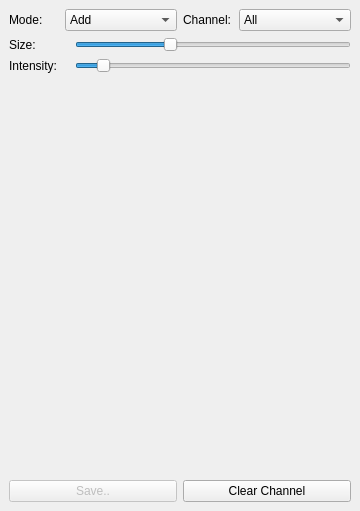
<?xml version="1.0" encoding="UTF-8"?>
<ui version="4.0">
 <class>TransferFunctionWidget</class>
 <widget class="QDockWidget" name="TransferFunctionWidget">
  <property name="geometry">
   <rect>
    <x>0</x>
    <y>0</y>
    <width>360</width>
    <height>511</height>
   </rect>
  </property>
  <property name="sizePolicy">
   <sizepolicy hsizetype="Minimum" vsizetype="Minimum">
    <horstretch>0</horstretch>
    <verstretch>0</verstretch>
   </sizepolicy>
  </property>
  <property name="minimumSize">
   <size>
    <width>340</width>
    <height>485</height>
   </size>
  </property>
  <property name="maximumSize">
   <size>
    <width>1024</width>
    <height>1024</height>
   </size>
  </property>
  <property name="mouseTracking">
   <bool>false</bool>
  </property>
  <property name="features">
   <set>QDockWidget::NoDockWidgetFeatures</set>
  </property>
  <property name="windowTitle">
   <string>TransferFunction</string>
  </property>
  <widget class="QWidget" name="dockWidgetContents">
   <layout class="QHBoxLayout" name="horizontalLayout_8">
    <item>
     <layout class="QVBoxLayout" name="verticalLayout">
      <item>
       <layout class="QHBoxLayout" name="horizontalLayout_7">
        <item>
         <layout class="QHBoxLayout" name="horizontalLayout_3">
          <item>
           <widget class="QLabel" name="modeLabel">
            <property name="maximumSize">
             <size>
              <width>50</width>
              <height>16777215</height>
             </size>
            </property>
            <property name="text">
             <string>Mode:</string>
            </property>
            <property name="alignment">
             <set>Qt::AlignLeading|Qt::AlignLeft|Qt::AlignVCenter</set>
            </property>
           </widget>
          </item>
          <item>
           <widget class="QComboBox" name="modeCombo">
            <item>
             <property name="text">
              <string>Add</string>
             </property>
            </item>
            <item>
             <property name="text">
              <string>Subtract</string>
             </property>
            </item>
           </widget>
          </item>
         </layout>
        </item>
        <item>
         <layout class="QHBoxLayout" name="horizontalLayout_2">
          <item>
           <widget class="QLabel" name="channelLabel">
            <property name="maximumSize">
             <size>
              <width>50</width>
              <height>16777215</height>
             </size>
            </property>
            <property name="text">
             <string>Channel:</string>
            </property>
            <property name="alignment">
             <set>Qt::AlignLeading|Qt::AlignLeft|Qt::AlignVCenter</set>
            </property>
           </widget>
          </item>
          <item>
           <widget class="QComboBox" name="channelCombo">
            <property name="currentIndex">
             <number>4</number>
            </property>
            <item>
             <property name="text">
              <string>Red</string>
             </property>
            </item>
            <item>
             <property name="text">
              <string>Green</string>
             </property>
            </item>
            <item>
             <property name="text">
              <string>Blue</string>
             </property>
            </item>
            <item>
             <property name="text">
              <string>Alpha</string>
             </property>
            </item>
            <item>
             <property name="text">
              <string>All</string>
             </property>
            </item>
           </widget>
          </item>
         </layout>
        </item>
       </layout>
      </item>
      <item>
       <layout class="QHBoxLayout" name="horizontalLayout_4">
        <item>
         <widget class="QLabel" name="brushSizeLabel">
          <property name="minimumSize">
           <size>
            <width>60</width>
            <height>0</height>
           </size>
          </property>
          <property name="text">
           <string>Size:</string>
          </property>
          <property name="alignment">
           <set>Qt::AlignLeading|Qt::AlignLeft|Qt::AlignVCenter</set>
          </property>
         </widget>
        </item>
        <item>
         <widget class="QSlider" name="brushSizeSlider">
          <property name="minimum">
           <number>10</number>
          </property>
          <property name="maximum">
           <number>512</number>
          </property>
          <property name="value">
           <number>180</number>
          </property>
          <property name="orientation">
           <enum>Qt::Horizontal</enum>
          </property>
         </widget>
        </item>
       </layout>
      </item>
      <item>
       <layout class="QHBoxLayout" name="horizontalLayout_5">
        <item>
         <widget class="QLabel" name="intensityLabel">
          <property name="minimumSize">
           <size>
            <width>60</width>
            <height>0</height>
           </size>
          </property>
          <property name="text">
           <string>Intensity:</string>
          </property>
          <property name="alignment">
           <set>Qt::AlignLeading|Qt::AlignLeft|Qt::AlignVCenter</set>
          </property>
         </widget>
        </item>
        <item>
         <widget class="QSlider" name="intensitySlider">
          <property name="minimum">
           <number>10</number>
          </property>
          <property name="maximum">
           <number>512</number>
          </property>
          <property name="value">
           <number>50</number>
          </property>
          <property name="orientation">
           <enum>Qt::Horizontal</enum>
          </property>
         </widget>
        </item>
       </layout>
      </item>
      <item>
       <widget class="TransferFunctionGLWidget" name="glDisplayWidget" native="true">
        <property name="sizePolicy">
         <sizepolicy hsizetype="Preferred" vsizetype="Expanding">
          <horstretch>0</horstretch>
          <verstretch>0</verstretch>
         </sizepolicy>
        </property>
        <property name="minimumSize">
         <size>
          <width>256</width>
          <height>256</height>
         </size>
        </property>
        <property name="maximumSize">
         <size>
          <width>1024</width>
          <height>1024</height>
         </size>
        </property>
        <property name="sizeIncrement">
         <size>
          <width>0</width>
          <height>0</height>
         </size>
        </property>
        <property name="cursor">
         <cursorShape>CrossCursor</cursorShape>
        </property>
        <property name="mouseTracking">
         <bool>true</bool>
        </property>
       </widget>
      </item>
      <item>
       <layout class="QHBoxLayout" name="horizontalLayout">
        <item>
         <widget class="QPushButton" name="saveButton">
          <property name="enabled">
           <bool>false</bool>
          </property>
          <property name="text">
           <string>Save..</string>
          </property>
         </widget>
        </item>
        <item>
         <widget class="QPushButton" name="clearChannelButton">
          <property name="text">
           <string>Clear Channel</string>
          </property>
         </widget>
        </item>
       </layout>
      </item>
     </layout>
    </item>
   </layout>
  </widget>
 </widget>
 <customwidgets>
  <customwidget>
   <class>TransferFunctionGLWidget</class>
   <extends>QWidget</extends>
   <header>transferfunctionglwidget.h</header>
   <container>1</container>
  </customwidget>
 </customwidgets>
 <resources/>
 <connections/>
</ui>
